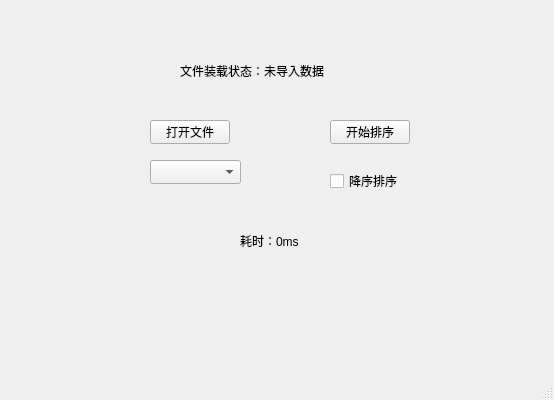
<?xml version="1.0" encoding="UTF-8"?>
<ui version="4.0">
 <class>bestSortWin</class>
 <widget class="QMainWindow" name="bestSortWin">
  <property name="geometry">
   <rect>
    <x>0</x>
    <y>0</y>
    <width>554</width>
    <height>400</height>
   </rect>
  </property>
  <property name="maximumSize">
   <size>
    <width>554</width>
    <height>400</height>
   </size>
  </property>
  <property name="windowTitle">
   <string>MainWindow</string>
  </property>
  <widget class="QWidget" name="centralwidget">
   <widget class="QPushButton" name="pushButton">
    <property name="geometry">
     <rect>
      <x>150</x>
      <y>120</y>
      <width>80</width>
      <height>24</height>
     </rect>
    </property>
    <property name="text">
     <string>打开文件</string>
    </property>
   </widget>
   <widget class="QPushButton" name="pushButton_2">
    <property name="geometry">
     <rect>
      <x>330</x>
      <y>120</y>
      <width>80</width>
      <height>24</height>
     </rect>
    </property>
    <property name="text">
     <string>开始排序</string>
    </property>
   </widget>
   <widget class="QLabel" name="label">
    <property name="geometry">
     <rect>
      <x>240</x>
      <y>210</y>
      <width>111</width>
      <height>61</height>
     </rect>
    </property>
    <property name="text">
     <string>耗时：0ms</string>
    </property>
   </widget>
   <widget class="QCheckBox" name="checkBox">
    <property name="geometry">
     <rect>
      <x>330</x>
      <y>170</y>
      <width>81</width>
      <height>22</height>
     </rect>
    </property>
    <property name="text">
     <string>降序排序</string>
    </property>
   </widget>
   <widget class="QLabel" name="label1">
    <property name="geometry">
     <rect>
      <x>180</x>
      <y>40</y>
      <width>401</width>
      <height>61</height>
     </rect>
    </property>
    <property name="text">
     <string>文件装载状态：未导入数据</string>
    </property>
   </widget>
   <widget class="QComboBox" name="comboBox">
    <property name="geometry">
     <rect>
      <x>150</x>
      <y>160</y>
      <width>91</width>
      <height>24</height>
     </rect>
    </property>
   </widget>
  </widget>
  <widget class="QMenuBar" name="menubar">
   <property name="geometry">
    <rect>
     <x>0</x>
     <y>0</y>
     <width>554</width>
     <height>21</height>
    </rect>
   </property>
  </widget>
  <widget class="QStatusBar" name="statusbar"/>
 </widget>
 <resources/>
 <connections/>
</ui>
